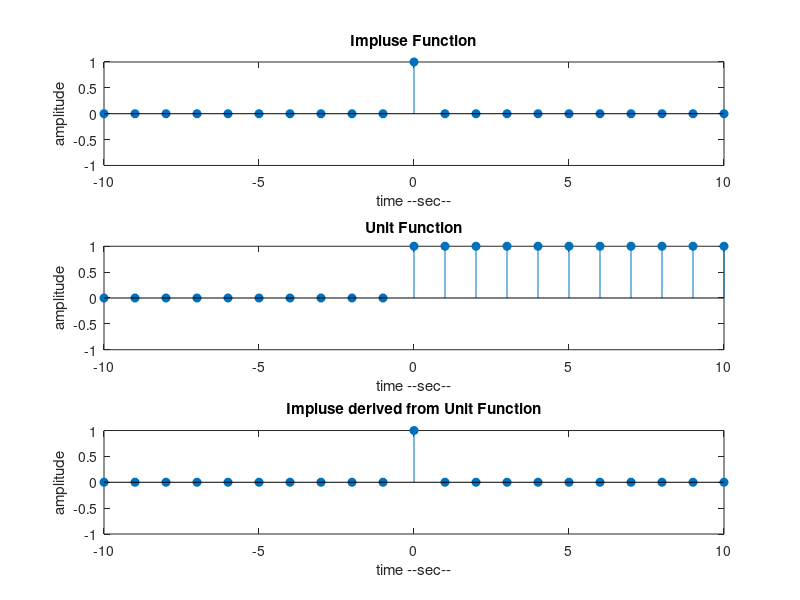

This chart was generated by the following MATLAB code:
clc;
clear;
close all;

time = -10 : 10;
% Impulse function I[n]
impulse = [zeros(1, 10) 1 zeros(1, 10)];
% unit function u[n]
unit = [zeros(1, 10) ones(1, 11)];
%Shifted unit function u[n-1];
unitShifted = [zeros(1,11) ones(1, 10)];
%Impulse derived from unit functions equations
impulseDerived = unit - unitShifted;



figure(1);
subplot(3, 1, 1);
stem(time, impulse,'filled');
xlabel('time --sec--');
ylabel('amplitude');
title('Impluse Function');
axis([-10 10 -1 1]);

subplot(3, 1, 2);
stem(time, unit,'filled');
xlabel('time --sec--');
ylabel('amplitude');
title('Unit Function');
axis([-10 10 -1 1]);

subplot(3, 1, 3);
stem(time, impulseDerived,'filled');
xlabel('time --sec--');
ylabel('amplitude');
title('Impluse derived from Unit Function');
axis([-10 10 -1 1]);